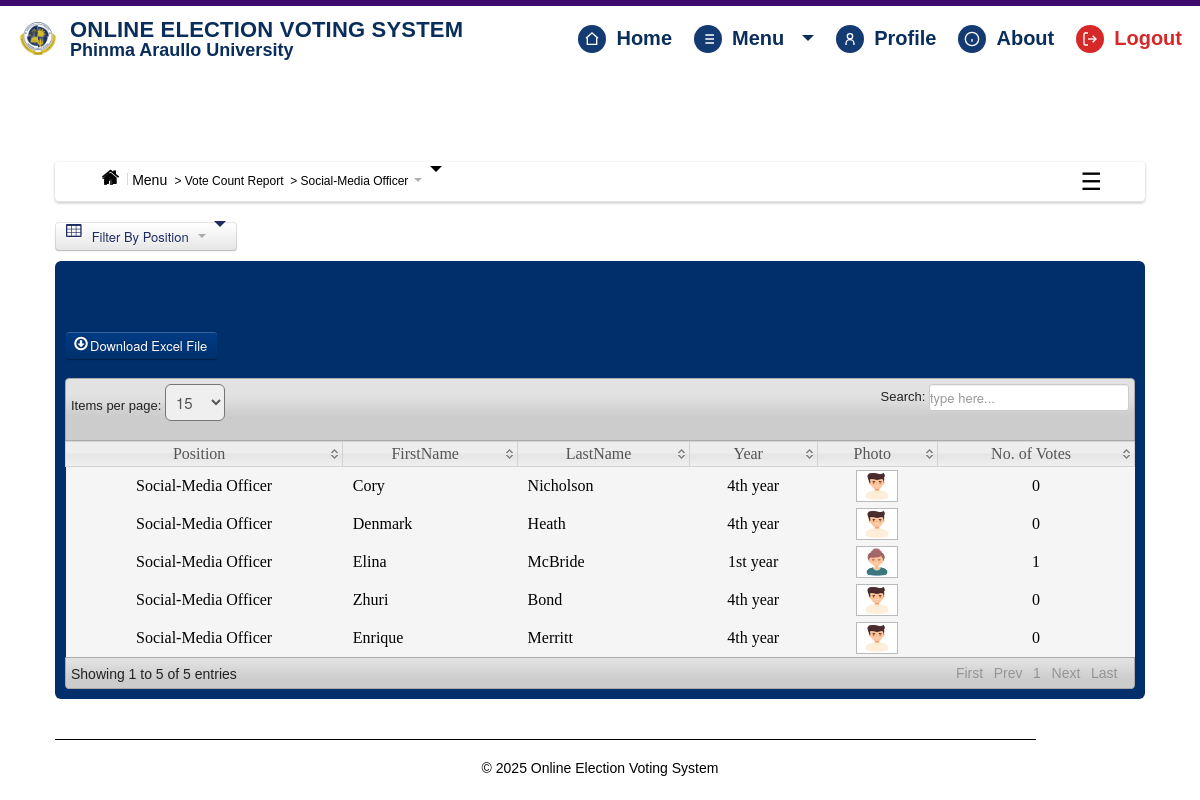
/election_officer/C_Socialmediaofficer.php (signed in), run on the app's committed database.
### tables this page shows
CREATE TABLE `candidate` (
  `CandidateID` int(11) NOT NULL,
  `abc` varchar(1) NOT NULL,
  `Position` varchar(200) NOT NULL,
  `Party` varchar(100) NOT NULL,
  `FirstName` varchar(200) NOT NULL,
  `LastName` varchar(200) NOT NULL,
  `MiddleName` varchar(100) NOT NULL,
  `Gender` varchar(6) NOT NULL,
  `Year` varchar(100) NOT NULL,
  `Photo` varchar(200) NOT NULL,
  `Qualification` text NOT NULL
);

### election_officer/C_Socialmediaofficer.php (the view, shortened to what this page needs)
<?php
include('header.php');
include('dbcon.php');
?>
</head>
<body>
<?php include('nav_top.php'); ?>
<div class="wrapper">
<div class="home_body">
<?php include('menusidebar.php'); ?>
<section style="margin-top: 20px;">
 <section style="margin-top: 20px;">
  <div class="dropdown">
    <button class="btn dropdown-toggle" type="button" data-toggle="dropdown"
  #000; border: none;>
  <i class="icon-table icon-large" style="margin-right: 8px;"></i> Filter By Position
  <span class="caret" style="border-top-color: #000; margin-left: 6px;"></span>
</button>
  </div>
</section>
<section>
	<div id="element" class="hero-body">
	    <div class="pagination">
    <ul>
    </ul>
    </div>
		<form method="POST" action="canvassing_excel.php">
	<button id="save_voter" class="btn btn-success" name="save"><i class="icon-download icon-large"></i>Download Excel File</button>
	</form>
	<table class="users-table">
<div class="demo_jui">
		<table cellpadding="0" cellspacing="0" border="0" class="display" id="log" class="jtable">
			<thead>
				<tr>
				<th>Position</th>
				<th>FirstName</th>
				<th>LastName</th>
				<th>Year</th>
				<th>Photo</th>
				<th>No. of Votes</th>
				</tr>
			</thead>
			<tbody>
<?php $candidate_query=mysqli_query($conn,"select  * from candidate where Position='Social-Media Officer'");
		while($candidate_rows=mysqli_fetch_array($candidate_query)){ $id=$candidate_rows['CandidateID'];
		?>
<tr class="del<?php echo $id ?>">
	<td align="center"><?php echo $candidate_rows['Position']; ?></td>
	<td><?php echo $candidate_rows['FirstName']; ?></td>
	<td><?php echo $candidate_rows['LastName']; ?></td>
	<td align="center"><?php echo $candidate_rows['Year']; ?></td>
	<td align="center"><img class="pic" width="40" height="30" src="<?php echo $candidate_rows['Photo'];?>" border="0" onmouseover="showtrail('<?php echo $candidate_rows['Photo'];?>','<?php echo $candidate_rows['FirstName']." ".$candidate_rows['LastName'];?> ',200,5)" onmouseout="hidetrail()"></a></td>
		<td align="center">
	<?php $votes_query=mysqli_query($conn,"select * from votes where CandidateID='$id'");
	$vote_count=mysqli_num_rows($votes_query);
	echo $vote_count;
	?>
</td>
	</tr>
<?php } ?>
			</tbody>
		</table>
	</div>
	</div>
<?php include('footer.php')?>
</div>
</body>
</html>

### election_officer/css/datatable/demo_table_jui.css (style rules this page uses)
table.display thead th { cursor: pointer; padding: 3px 0 3px 10px; }
table.display { border-collapse: collapse; clear: both; margin: 0 auto; width: 100%; }
table.display td { padding: 3px 10px; }
tr.odd { background-color: #f5f5f5; }
tr.even { background-color: #f5f5f5; }

### election_officer/css/Home.css (style rules this page uses)
* { margin: 0; padding: 0; }
body { font-family: "Poppins", sans-serif; font-size: 14px; background-color: #fff ; background-position: 0 0px; }
.wrapper { width:1090px; margin:10px auto; }

### election_officer/nav_top.php (style rules this page uses)
:root { --nav-bg:#ffffff; --nav-navy:#0a2e5c; --nav-sub:#133b72; --nav-accent:#3f0a6d; --border:#e6ecf5; --danger:#d62828; }
.dropdown-toggle::after { content:""; margin-left:8px; border:6px solid transparent; border-top-color:currentColor; transform:translateY(2px); }

### data on the page
candidate: Position "Social-Media Officer", FirstName "Cory", LastName "Nicholson", Year "4th year", Photo (picture), vote_count "0"
candidate: Position "Social-Media Officer", FirstName "Denmark", LastName "Heath", Year "4th year", Photo (picture), vote_count "0"
candidate: Position "Social-Media Officer", FirstName "Elina", LastName "McBride", Year "1st year", Photo (picture), vote_count "1"
candidate: Position "Social-Media Officer", FirstName "Zhuri", LastName "Bond", Year "4th year", Photo (picture), vote_count "0"
candidate: Position "Social-Media Officer", FirstName "Enrique", LastName "Merritt", Year "4th year", Photo (picture), vote_count "0"

### other printed values
$main_label "Vote Count Report"
$subpage_label "Social-Media Officer"
